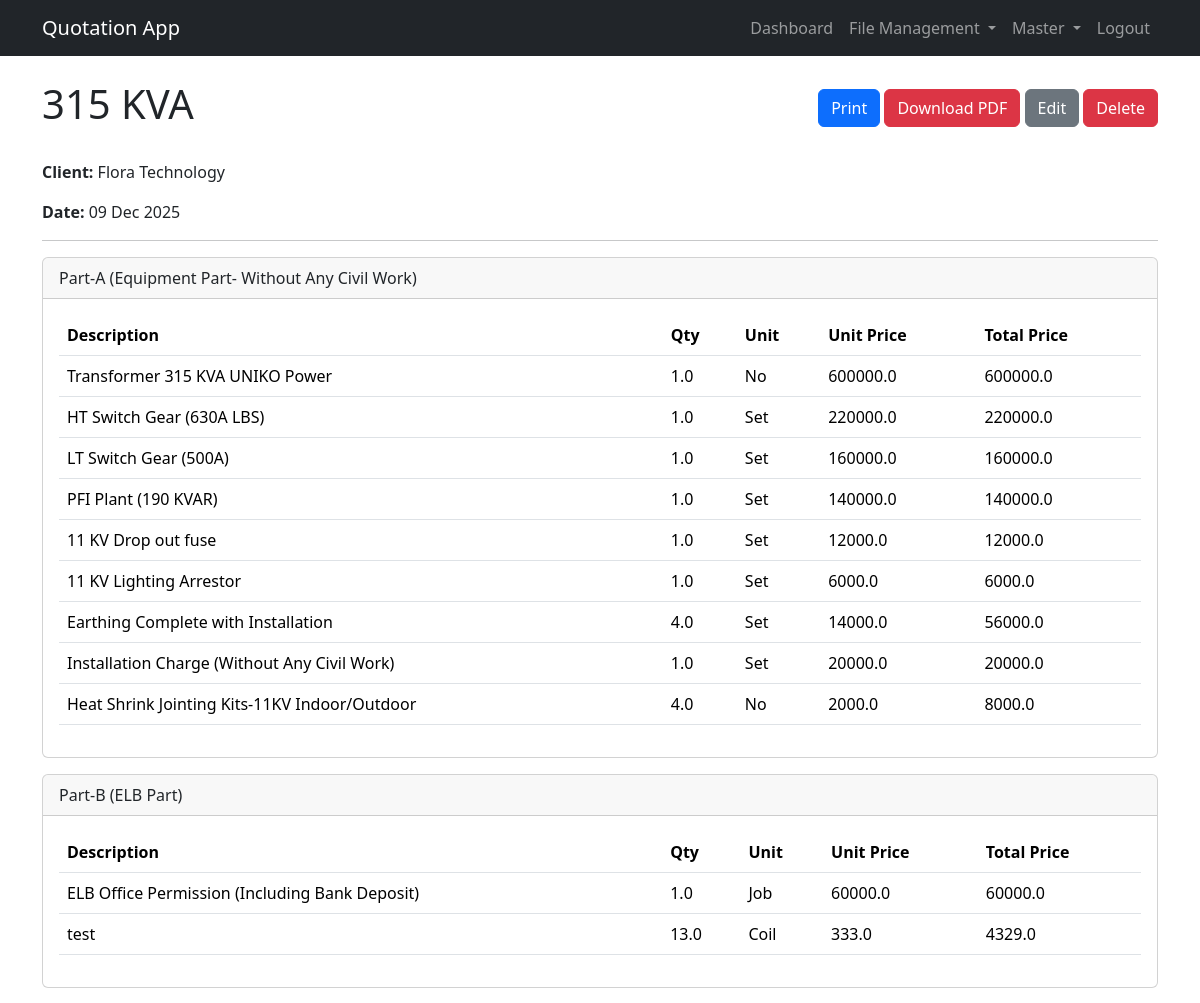
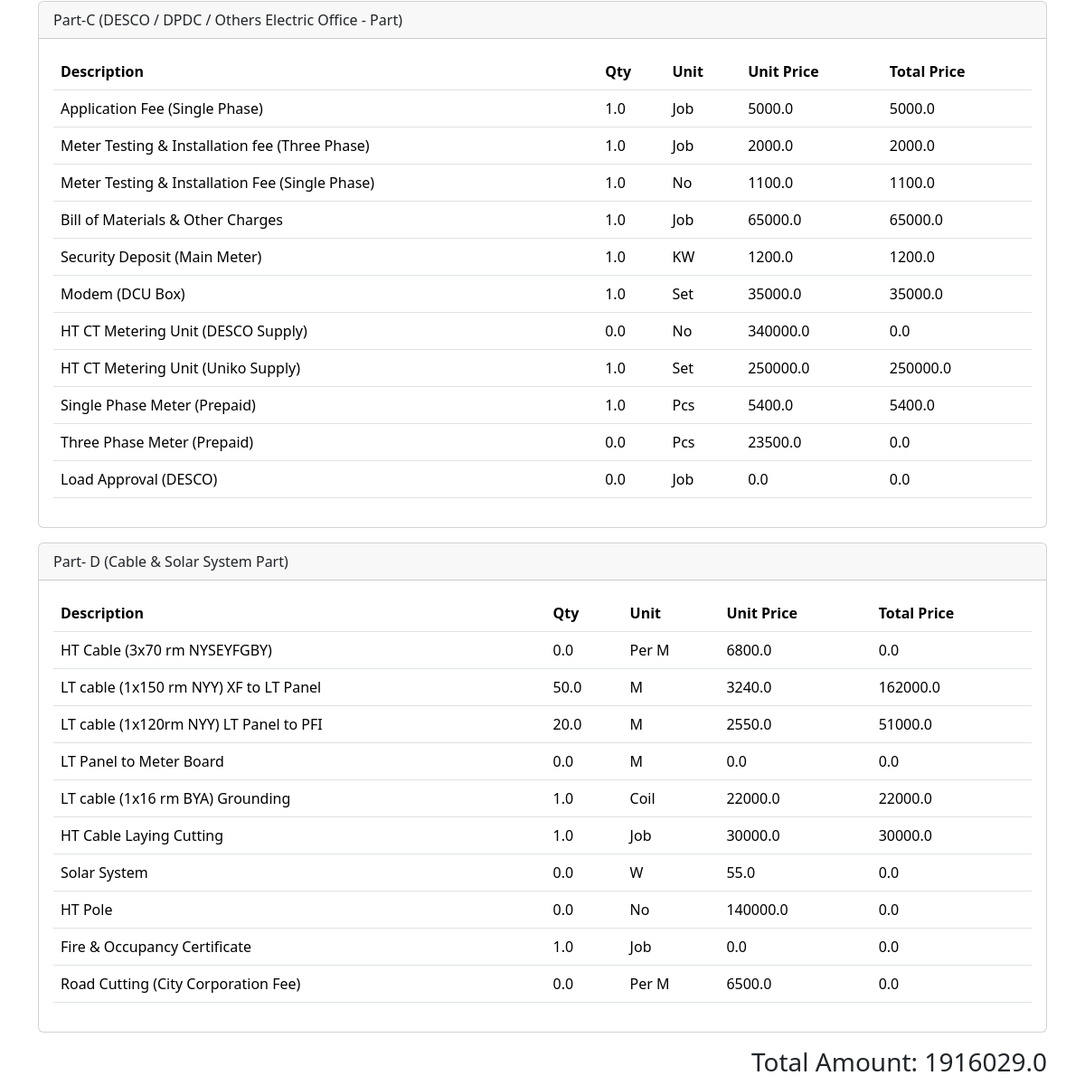
Screenshot of /157/ (signed in) with the database file from the repository (2 pictures, top to bottom).
### pages/models.py (models this page shows, shortened)
class Quotation(models.Model):
    STATUS_CHOICES = (
        ('active', 'Active'),
        ('archived', 'Archived'),
        ('rejected', 'Rejected'),
        ('working', 'Working'),
        ('completed', 'Completed'),
    )
    reference = models.CharField(max_length=20, null=True, blank=True)
    title = models.CharField(max_length=255)
    client_name = models.CharField(max_length=255)
    template = models.ForeignKey(QuotationTemplate, on_delete=models.SET_NULL, null=True, blank=True)
    created_at = models.DateTimeField(auto_now_add=True)
    updated_at = models.DateTimeField(auto_now=True)
    status = models.CharField(max_length=10, choices=STATUS_CHOICES, default='active')
    user = models.ForeignKey('auth.User', on_delete=models.SET_NULL, null=True, blank=True)
    discount = models.FloatField(default=0)
    def total_amount(self):
        return sum(group.subtotal() for group in self.groups.all())

class QuotationGroup(models.Model):
    quotation = models.ForeignKey(Quotation, on_delete=models.CASCADE, related_name='groups')
    name = models.CharField(max_length=255)
    def subtotal(self):
        return sum(item.total_price for item in self.items.all())

class QuotationItem(models.Model):
    group = models.ForeignKey(QuotationGroup, on_delete=models.CASCADE, related_name='items')
    item = models.ForeignKey(Item, on_delete=models.SET_NULL, null=True, blank=True)
    description = models.CharField(max_length=255, blank=True, null=True)
    unit = models.ForeignKey(Unit, on_delete=models.SET_NULL, null=True, blank=True)
    qty = models.FloatField(default=0)
    unit_price = models.FloatField(default=0)
    total_price = models.FloatField(default=0)

class Unit(models.Model):
    name = models.CharField(max_length=50, unique=True)

### pages/views.py (the view)
# urls.py: path('<int:pk>/', QuotationDetailView.as_view(), name='quotation_view'),
@method_decorator(login_required, name='dispatch')
class QuotationDetailView(DetailView):
    model = Quotation
    template_name = 'pages/quotations/quotation_view.html'
    context_object_name = 'quotation'

### templates/pages/quotations/quotation_view.html (shortened to what this page needs)
{% extends 'base.html' %}
{% block content %}
    <div class="d-flex justify-content-between align-items-center mb-4">
        <h1>{{ quotation.title }}</h1>
        <div>
            <a href="{% url 'quotation_print' quotation.pk %}" class="btn btn-primary">Print</a>
            <a href="{% url 'quotation-pdf' quotation.pk %}" class="btn btn-danger">Download PDF</a>
            <a href="{% url 'quotation_update' quotation.pk %}" class="btn btn-secondary">Edit</a>
            <a href="{% url 'quotation_delete' quotation.pk %}" class="btn btn-danger">Delete</a>
        </div>
    </div>
    <p><strong>Client:</strong> {{ quotation.client_name }}</p>
    <p><strong>Date:</strong> {{ quotation.created_at|date:"d M Y" }}</p>
    <hr>
    {% for group in quotation.groups.all %}
        <div class="card mb-3">
            <div class="card-header">{{ group.name }}</div>
            <div class="card-body">
                <table class="table">
                    <thead>
                        <tr>
                            <th>Description</th>
                            <th>Qty</th>
                            <th>Unit</th>
                            <th>Unit Price</th>
                            <th>Total Price</th>
                        </tr>
                    </thead>
                    <tbody>
                        {% for item in group.items.all %}
                            <tr>
                                <td>
                                    {% if item.description %}
                                        {{ item.description }}
                                    {% elif item.item %}
                                        {{ item.item.name }}
                                    {% endif %}
                                </td>
                                <td>{{ item.qty }}</td>
                                <td>
                                    {% if item.unit %}
                                        {{ item.unit.name }}
                                    {% elif item.item and item.item.unit %}
                                        {{ item.item.unit.name }}
                                    {% endif %}
                                </td>
                                <td>{{ item.unit_price }}</td>
                                <td>{{ item.total_price }}</td>
                            </tr>
                        {% endfor %}
                    </tbody>
                </table>
            </div>
        </div>
    {% endfor %}
    <div class="text-end">
        <h3>Total Amount: {{ quotation.total_amount }}</h3>
    </div>
{% endblock %}

### rows the page displays
Quotation: title "315 KVA", client_name "Flora Technology", created_at "09 Dec 2025", total_amount "1916029.0"
QuotationGroup: name "Part-A (Equipment Part- Without Any Civil Work)"
QuotationItem: description "Transformer 315 KVA UNIKO Power", qty "1.0", unit.name "No", unit_price "600000.0", total_price "600000.0"
QuotationItem: description "HT Switch Gear (630A LBS)", qty "1.0", unit.name "Set", unit_price "220000.0", total_price "220000.0"
QuotationItem: description "LT Switch Gear (500A)", qty "1.0", unit.name "Set", unit_price "160000.0", total_price "160000.0"
QuotationItem: description "PFI Plant (190 KVAR)", qty "1.0", unit.name "Set", unit_price "140000.0", total_price "140000.0"
QuotationItem: description "11 KV Drop out fuse", qty "1.0", unit.name "Set", unit_price "12000.0", total_price "12000.0"
QuotationItem: description "11 KV Lighting Arrestor", qty "1.0", unit.name "Set", unit_price "6000.0", total_price "6000.0"
QuotationItem: description "Earthing Complete with Installation", qty "4.0", unit.name "Set", unit_price "14000.0", total_price "56000.0"
QuotationItem: description "Installation Charge (Without Any Civil Work)", qty "1.0", unit.name "Set", unit_price "20000.0", total_price "20000.0"
QuotationItem: description "Heat Shrink Jointing Kits-11KV Indoor/Outdoor", qty "4.0", unit.name "No", unit_price "2000.0", total_price "8000.0"
QuotationGroup: name "Part-B (ELB Part)"
QuotationItem: description "ELB Office Permission (Including Bank Deposit)", qty "1.0", unit.name "Job", unit_price "60000.0", total_price "60000.0"
QuotationItem: description "test", qty "13.0", unit.name "Coil", unit_price "333.0", total_price "4329.0"
QuotationGroup: name "Part-C (DESCO / DPDC / Others Electric Office - Part)"
QuotationItem: description "Application Fee (Single Phase)", qty "1.0", unit.name "Job", unit_price "5000.0", total_price "5000.0"
QuotationItem: description "Meter Testing & Installation fee (Three Phase)", qty "1.0", unit.name "Job", unit_price "2000.0", total_price "2000.0"
QuotationItem: description "Meter Testing & Installation Fee (Single Phase)", qty "1.0", unit.name "No", unit_price "1100.0", total_price "1100.0"
QuotationItem: description "Bill of Materials & Other Charges", qty "1.0", unit.name "Job", unit_price "65000.0", total_price "65000.0"
QuotationItem: description "Security Deposit (Main Meter)", qty "1.0", unit.name "KW", unit_price "1200.0", total_price "1200.0"
QuotationItem: description "Modem (DCU Box)", qty "1.0", unit.name "Set", unit_price "35000.0", total_price "35000.0"
QuotationItem: description "HT CT Metering Unit (DESCO Supply)", qty "0.0", unit.name "No", unit_price "340000.0", total_price "0.0"
QuotationItem: description "HT CT Metering Unit (Uniko Supply)", qty "1.0", unit.name "Set", unit_price "250000.0", total_price "250000.0"
QuotationItem: description "Single Phase Meter (Prepaid)", qty "1.0", unit.name "Pcs", unit_price "5400.0", total_price "5400.0"
QuotationItem: description "Three Phase Meter (Prepaid)", qty "0.0", unit.name "Pcs", unit_price "23500.0", total_price "0.0"
QuotationItem: description "Load Approval (DESCO)", qty "0.0", unit.name "Job", unit_price "0.0", total_price "0.0"
QuotationGroup: name "Part- D (Cable & Solar System Part)"
QuotationItem: description "HT Cable (3x70 rm NYSEYFGBY)", qty "0.0", unit.name "Per M", unit_price "6800.0", total_price "0.0"
QuotationItem: description "LT cable (1x150 rm NYY) XF to LT Panel", qty "50.0", unit.name "M", unit_price "3240.0", total_price "162000.0"
QuotationItem: description "LT cable (1x120rm NYY) LT Panel to PFI", qty "20.0", unit.name "M", unit_price "2550.0", total_price "51000.0"
QuotationItem: description "LT Panel to Meter Board", qty "0.0", unit.name "M", unit_price "0.0", total_price "0.0"
QuotationItem: description "LT cable (1x16 rm BYA) Grounding", qty "1.0", unit.name "Coil", unit_price "22000.0", total_price "22000.0"
QuotationItem: description "HT Cable Laying Cutting", qty "1.0", unit.name "Job", unit_price "30000.0", total_price "30000.0"
QuotationItem: description "Solar System", qty "0.0", unit.name "W", unit_price "55.0", total_price "0.0"
QuotationItem: description "HT Pole", qty "0.0", unit.name "No", unit_price "140000.0", total_price "0.0"
QuotationItem: description "Fire & Occupancy Certificate", qty "1.0", unit.name "Job", unit_price "0.0", total_price "0.0"
QuotationItem: description "Road Cutting (City Corporation Fee)", qty "0.0", unit.name "Per M", unit_price "6500.0", total_price "0.0"
